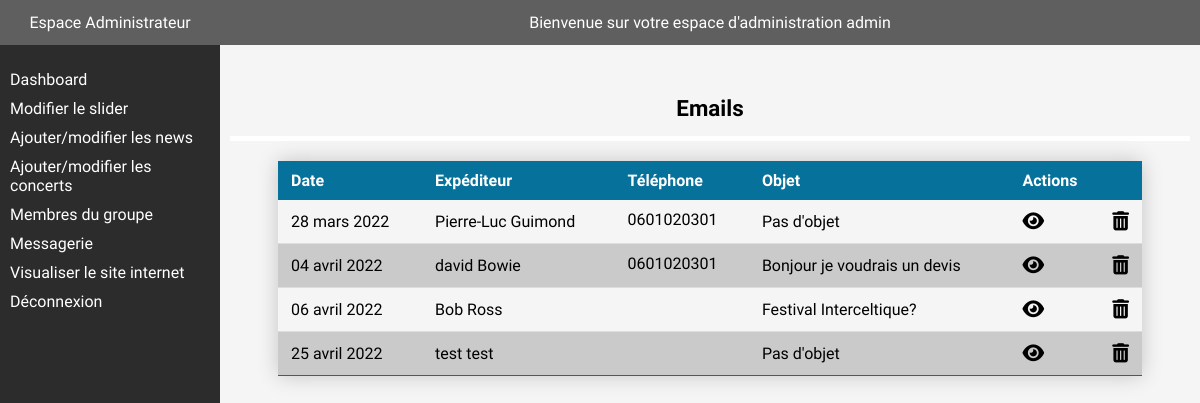
The app's page /indexAdmin.php?action=emailPage (signed in), older data.
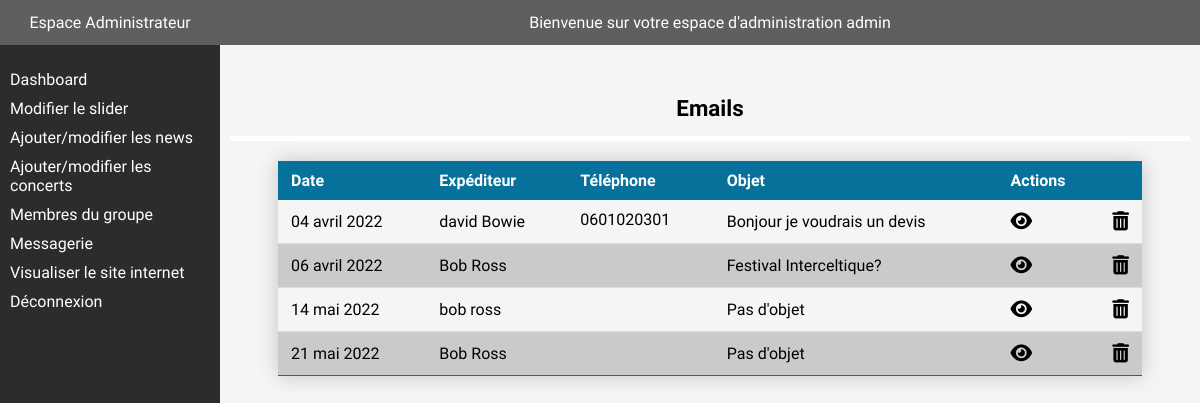
The same page, newer data.
### tables this page shows
CREATE TABLE IF NOT EXISTS `contacts` (
  `id` int(10) unsigned NOT NULL AUTO_INCREMENT,
  `lastname` varchar(50) NOT NULL,
  `firstname` varchar(50) NOT NULL,
  `mail` varchar(100) NOT NULL,
  `phone` varchar(50) DEFAULT NULL,
  `subject` varchar(100) NOT NULL,
  `content` text NOT NULL,
  `createdAt` timestamp NOT NULL DEFAULT CURRENT_TIMESTAMP,
  PRIMARY KEY (`id`)
);

### app/Controllers/Controller.php (called while the page is built, shortened)
<?php
class Controller
{
    public function viewAdmin($viewName, $data = null, $error = null)
    {
        include('app/Views/administration/'.$viewName.'.php');
    }
    public static function formatDate($date, $format = "d F Y"){
        $englishMonths = array('January', 'February', 'March', 'April', 'May', 'June', 'July', 'August', 'September', 'October', 'November', 'December');
        $frenchMonths = array('janvier', 'février', 'mars', 'avril', 'mai', 'juin', 'juillet', 'août', 'septembre', 'octobre', 'novembre', 'décembre');
        return str_replace($englishMonths, $frenchMonths, date($format, strtotime($date)));
    }
}

### app/Controllers/AdminController.php (called while the page is built, shortened)
<?php
class AdminController extends Controller
{
    public function emailPage(){
        $emails = \Projet\Models\Contacts::all();
        $data = [
            'emails' => $emails
        ];
        return $this->viewAdmin('messages',$data);
    }
}

### app/Models/Contacts.php (called while the page is built, shortened)
<?php
class Contacts extends Manager
{
    public function __construct($data = [])
    {
        $this->id = $data["id"] ?? "";
        $this->firstname = $data['firstname'] ?? "";
        $this->lastname = $data['lastname'] ?? "";
        $this->phone = $data['phone'] ?? "";
        $this->subject = $data['subject'] ?? "";
        $this->createdAt = $data['createdAt'] ?? "";
    }
}

### app/Models/Manager.php (called while the page is built, shortened)
<?php
abstract class Manager
{
    private static $bdd = null;
    protected static function dbConnect()
    {
        if (isset(self::$bdd)) {
            return self::$bdd;
        } else {
            try {
                self::$bdd = new \PDO(
                    "mysql:dbname=" . $_ENV['DB_NAME'] . "; charset=utf8; host="  . $_ENV['DB_HOST'] . ":" . $_ENV['DB_PORT'],
                    $_ENV['DB_USERNAME'],
                    $_ENV['DB_PASSWORD']
                );
                return self::$bdd;
            } catch (Exception $e) {
                die('Erreur : ' . $e->getMessage());
            }
        }
    }
    public static function all()
    {
        $objects = [];
        $klass =  get_called_class();
        $child = explode("\\",$klass);
        $child = strtolower($child[array_key_last($child)]);
        $bdd = self::dbConnect();
        $sqlQuery = $bdd->prepare("SELECT * FROM `{$child}`");
        $sqlQuery->execute();
        $result = $sqlQuery->fetchAll();
        foreach ($result as $data) {
            array_push(
                $objects,
                new $klass($data)
            );
        }
        return $objects;
    }
}

### app/Views/administration/messages.php (the view)
<?php include('app/Views/administration/layouts/header.php'); ?>
<main class="admin-content">
    <?php include('app/Views/administration/layouts/sidebar.php'); ?>
    <section class="admin-message">
        <h1 class="message-title">Emails</h1>
        <?php if (!empty($data['emails'])){ ?>
        <div class="email-table">
            <table class="admin-table">
                <thead>
                    <tr>
                        <th>Date</th>
                        <th>Expéditeur</th>
                        <th class="fullscreen">Téléphone</th>
                        <th>Objet</th>
                        <th><span class="fullscreen">Actions</span></th>
                    </tr>
                </thead>
                <tbody>
                    <?php
                    foreach($data['emails'] as $email) {
                ?>
                    <tr>
                        <td>
                            <?= $this->formatDate($email->createdAt); ?>
                        </td>
                        <td>
                            <div>
                                <span><?= $email->firstname; ?>
                                </span> <span><?= $email->lastname; ?></span>
                            </div>
                        </td>
                        <td class="fullscreen">
                            <?= $email->phone; ?>
                        </td>
                        <td>
                            <?php if ($email->subject != ""){?>
                            <p><?= $email->subject; ?></p>
                            <?php
                        }else{
                        ?>
                            <p>Pas d'objet</p>
                            <?php
                        }
                        ?>
                        </td>
                        <td>
                            <div class="action-icon">
                                <div>
                                    <a href="indexAdmin.php?action=viewMail&id=<?=$email->id;?>">
                                        <i class="fa-solid fa-eye show"></i>
                                    </a>
                                </div>
                                <div class="fullscreen">
                                    <a href="indexAdmin.php?action=deleteMail&id=<?=$email->id;?>">
                                        <i class="fa-solid fa-trash-can trashcan"></i>
                                    </a>
                                </div>
                            </div>
                        </td>
                    </tr>
                    <?php } ?>
                </tbody>
            </table>
        </div>
        <?php }else{ ?>
        <div>
            <p>Vous n'avez aucun mail enregistré</p>
        </div>
        <?php } ?>
    </section>
</main>
<?php include('app/Views/administration/layouts/footer.php'); ?>

### indexAdmin.php (shortened to what this page needs)
<?php
if ($connect = true && $_SESSION['role'] == 1) {
try {
    $adminController = new \Projet\Controllers\AdminController();
    if (isset($_GET['action'])) {
        if ($_GET['action'] == 'dashboard') {
            $adminController->dashboard();
        }
        elseif ($_GET['action'] == 'sliderPage') {
            $adminController->sliderPage($error = null);
        }
        elseif ($_GET['action'] == 'emailPage') {
            $adminController->emailPage();
        }
        elseif ($_GET['action'] == 'concertsPage') {
            $adminController->concertsPage($error = null);
        }
        elseif ($_GET['action'] == 'newsPage') {
            $adminController->newsPage();
        }
        elseif ($_GET['action'] == 'bandPage') {
            $adminController->bandPage($error = null);
        }
        elseif ($_GET['action'] == 'disconnect') {
            session_destroy();
            header('location: index.php');
        } elseif ($_GET['action'] == 'deleteSlide') {
            $id = htmlspecialchars($_GET['id']);
            $adminController->deleteSlide($id);
            $adminController->sliderPage($error = null);
        } elseif ($_GET['action'] == 'deleteMail') {
            $id = htmlspecialchars($_GET['id']);
            $adminController->deleteMail($id);
            $adminController->emailPage();
        } elseif ($_GET['action'] == 'viewMail') {
            $id = htmlspecialchars($_GET['id']);
            $adminController->viewMail($id);
        } elseif ($_GET['action'] == 'addConcert') {
            $adminController->addConcert($_POST);
        } elseif ($_GET['action'] == 'updateConcert') {
            $adminController->updateConcert($_POST, $_GET['id']);
        } elseif ($_GET['action'] == 'deleteConcert') {
            $adminController->deleteConcert($_GET['id']);
        }elseif ($_GET['action'] == 'updateMember') {
            $adminController->updateMember($_GET['id'],$_FILES,$_POST);
        } elseif ($_GET['action'] == 'addMember') {
            $adminController->addMember($_FILES,$_POST);
        } elseif ($_GET['action'] == 'deleteMember') {
            $adminController->deleteMember($_GET['id']);
        }elseif ($_GET['action'] == 'viewNews') {
            $adminController->viewNews($_GET['id']);
        }elseif ($_GET['action'] == 'addNewsPage') {
            $adminController->addNewsPage($error = null);
        }elseif ($_GET['action'] == 'updateNews') {
            $adminController->updateNews($_GET['id'],$_FILES,$_POST);
        } elseif ($_GET['action'] == 'createNews') {
            $adminController->createNews($_FILES, $_POST);
        } elseif ($_GET['action'] == 'deleteNews') {
            $adminController->deleteNews($_GET['id']);
        } elseif ($_GET['action'] == 'deletePicture') {
            $adminController->deletePicture($_GET['number'], $_GET['id']);
        } elseif ($_GET['action'] == 'dashboard') {
            $adminController->dashboard();
        } else{
            throw new Exception("La page n'existe pas", 404);
        }
    } else {
        $adminController->dashboard();
    }
} catch (Exception $e) {
    if ($e->getCode() == 404){
        header('Location: index.php?action=404');
    }
    header('Location: index.php?action=errorLoading');
}catch (Error $e) {
    header('Location: index.php?action=errorLoading');
}
} else {
    header('location: index.php?action=loginPage');
}

### app/Views/administration/layouts/header.php (shortened to what this page needs)
<!DOCTYPE html>
<html lang="fr">
<head>
    <link rel="stylesheet" href="app/Public/administration/css/style.css">
    <link rel="stylesheet" href="https://cdnjs.cloudflare.com/ajax/libs/font-awesome/6.0.0-beta2/css/all.min.css">
</head>
<body>
    <header class="admin-head">
        <div class=" header-name fullscreen">
            <p>Espace Administrateur</p>
            </div>
            <p>Bienvenue sur votre espace d'administration <?= $_SESSION['firstname']?></p>
    </header>

### app/Views/administration/layouts/sidebar.php
<div class="sidebar-admin">
    <nav id="sidebar-menu">
                    <ul id="sidebar-list">
                        <li><a href="indexAdmin.php">Dashboard</a></li>
                        <li><a href="indexAdmin.php?action=sliderPage">Modifier le slider</a></li>
                        <li><a href="indexAdmin.php?action=newsPage">Ajouter/modifier les news</a></li>
                        <li><a href="indexAdmin.php?action=concertsPage">Ajouter/modifier les concerts</a></li>
                        <li><a href="indexAdmin.php?action=bandPage">Membres du groupe</a></li>
                        <li><a href="indexAdmin.php?action=emailPage">Messagerie</a></li>
                        <li><a href="index.php" target="_blank">Visualiser le site internet</a></li>
                    </ul>
                </nav>
                <a href="indexAdmin.php?action=disconnect">Déconnexion</a>
</div>

### app/Views/administration/layouts/footer.php (shortened to what this page needs)
</body>
</html>

### app/Public/administration/css/style.css (style rules this page uses)
:root { --darkblue: rgb(6, 113, 155); --lightblue: rgb(11, 163, 223); --mediumgrey: #5f5f5f; --darkgrey: rgb(44, 44, 44); --vertgris: rgb(170, 202, 204); }
* { margin: 0; padding: 0; box-sizing: border-box; }
li { list-style-type: none; }
a { text-decoration: none; color: black; }
body { font-family: 'Fjalla One', arial, sans-serif; font-size: 16px; display: flex; flex-wrap: wrap; background-color: whitesmoke; }
h1, h2, h3 { margin-bottom: 20px; }
h1 { font-size: 1.4rem; text-align: center; margin-top: 15px; padding-bottom: 15px; border-bottom: thick solid white; }
section { margin-bottom: 30px; }
.sidebar-admin { display: none; }
.admin-content { width: 100%; background-color: whitesmoke; }
.admin-head { width: 100%; height: 45px; background-color: var(--mediumgrey); color: white; display: flex; }
.admin-head p { margin: auto; }
.fullscreen { display: none; }
.admin-message { margin-top: 25px; width: 100%; padding: 10px; }
.admin-table { width: 100%; border-collapse: collapse; }
.admin-table thead tr { background-color: var(--darkblue); color: white; text-align: left; }
.admin-table th, .admin-table td { padding: 10px 13px; }
.admin-table tbody tr { border-bottom: thin solid #dddddd; }
.admin-table tbody tr:nth-of-type(even) { background-color: rgb(202, 202, 202); }
.admin-table tbody tr:last-of-type { border-bottom: thin solid var(--darkblue); }
.action-icon { display: flex; justify-content: space-between; font-size: 1.2rem; }
.trashcan { margin-left: 50px; }
@media screen and (min-width:778px) { .fullscreen { display: block; } }
@media screen and (min-width:778px) { .admin-head { color: white; } }
@media screen and (min-width:778px) { .admin-head .header-name { display: flex; justify-content: space-around; width: 220px; } }
@media screen and (min-width:778px) { .header-name p { text-align: center; } }
@media screen and (min-width:778px) { .sidebar-admin { display: block; min-width: 220px; background-color: var(--darkgrey); color: white; padding: 10px; min-height: 100vh; } }
@media screen and (min-width:778px) { #sidebar-menu { margin-top: 15px; } }
@media screen and (min-width:778px) { .sidebar-admin li { margin-bottom: 10px; } }
@media screen and (min-width:778px) { .sidebar-admin a { color: white; } }
@media screen and (min-width:778px) { .admin-content { display: flex; background-color: whitesmoke; height: 100%; } }
@media screen and (min-width:778px) { .admin-table { width: 100%; min-width: 558px; margin: 0 auto; } }
@media screen and (min-width:778px) { .email-table { width: 90%; min-width: 558px; margin: 0 auto; box-shadow: 0 0 20px rgba(0, 0, 0, 0.2); } }
@media screen and (min-width:778px) { .admin-message { width: 100%; } }

Row changes from the older to the newer data that the page shows:
removed contacts: createdAt "28 mars 2022", firstname "Pierre-Luc", lastname "Guimond", phone "0601020301", subject "Pas d'objet"
removed contacts: createdAt "25 avril 2022", firstname "test", lastname "test", subject "Pas d'objet"
added contacts: createdAt "14 mai 2022", firstname "bob", lastname "ross", subject "Pas d'objet"
added contacts: createdAt "21 mai 2022", firstname "Bob", lastname "Ross", subject "Pas d'objet"
